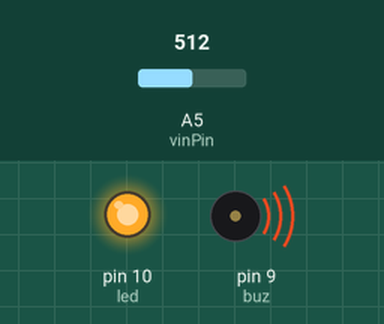
A sketch run on a simulated Arduino Uno, built with avr-gcc and run on an emulated ATmega328P. Parts: output pins drawn as LEDs (lit = HIGH), buzzer (waves = sounding, pin HIGH). The test bench sets the inputs (shaded band); at power-on: A5 (vinPin) = 512. Pins used as bus, display or sensor lines are not drawn; what the sketch prints to the serial monitor is not drawn.

Above: at 1.2 s.
1.3 s: A5 (vinPin) set to 40
Timing chart, 0 to 2.2 s (numbered marks = the images above; inputs shaded):
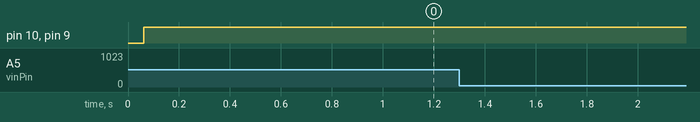

The sketch:

metal.ino
```cpp
/*
 var4 is the avrage value of the inductor output
 var5 is the live value of the inductor
 diff is var5-var4
 var5 value will always be higher than that of var4
 var5 for current setup is 1140-1190
 keep diff value in if statement between 50-80
 */


#define vinPin A5
#define buz 9
#define pulsePin A4
//int vinPin= A5;
//int pulsePin= A4;
#define led 10
int val5=0,val4=0;
int count=0;
void setup()
{
  Serial.begin(115200);
  pinMode(pulsePin, OUTPUT);
  digitalWrite(pulsePin, LOW);
  pinMode(vinPin, INPUT);
  pinMode(buz, OUTPUT);
  digitalWrite(buz, LOW);
  pinMode(led, OUTPUT);
}

void loop()
{
  int minval=1023;
  int maxval=0,diff=0;
  long unsigned int sum=0;
  for (int i=0; i<200; i++)
  {
    //reset the capacitor
    pinMode(vinPin,OUTPUT);
        delayMicroseconds(20);
    digitalWrite(vinPin,LOW);
    delayMicroseconds(20);
    pinMode(vinPin,INPUT);
    applyPulses();

  }
  val5=analogRead(A5)*10;
  delay(20);
  if(count==0)
  {
    val4=avg()*10;
    count=1;
    }
    diff=val5-val4;
  Serial.println(val5);
  Serial.println(val4);
  if((diff) < 50)     // value between 50-80
  {
    digitalWrite(buz,HIGH);
    digitalWrite(led,HIGH);
  }
  else
  {
    digitalWrite(buz,LOW);
    digitalWrite(led,LOW);
  }
}

int avg()
{
  int avg1=0,avg2=0,avg3=0;
  for (int i=0;i<50;i++)
  {
    avg1=analogRead(A5);
    avg2=avg1+avg2;
  }
  avg3=avg2/50;
  return avg3;
}
void applyPulses()
{
    for (int i=0;i<10;i++)
    {
      digitalWrite(pulsePin,HIGH); //take 3.5 uS
      delayMicroseconds(3);
      digitalWrite(pulsePin,LOW);  //take 3.5 uS
      delayMicroseconds(3);
    }
}
```
